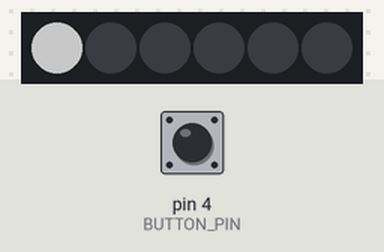
The sketch below on a simulated Arduino Uno, built with avr-gcc and run on an emulated ATmega328P. Shown: 6 RGB LEDs in strip order, left to right. The inputs (shaded band) are chosen by the test bench; at power-on: pin 4 (BUTTON_PIN) HIGH. Dim RGB values are drawn brighter than linear.

Above: at 0.03 s.
At 0.4 s:
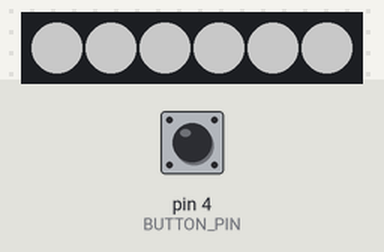

The sketch:

flip_sensor.ino
```cpp
#include <Adafruit_NeoPixel.h>

#define BUTTON_PIN   4    // Digital IO pin connected to the button.  This will be
                          // driven with a pull-up resistor so the switch should
                          // pull the pin to ground momentarily.  On a high -> low
                          // transition the button press logic will execute.

#define PIXEL_PIN    11    // Digital IO pin connected to the NeoPixels.

#define PIXEL_COUNT 6

Adafruit_NeoPixel strip = Adafruit_NeoPixel(PIXEL_COUNT, PIXEL_PIN, NEO_GRB + NEO_KHZ800);

bool oldState = HIGH;
int showType = 0;

void setup() {
  pinMode(BUTTON_PIN, INPUT_PULLUP);
  strip.begin();
  strip.show(); // Initialize all pixels to 'off'
}

void loop() {
  // Get current button state.
  bool newState = digitalRead(BUTTON_PIN);

  // Check if state changed from high to low (button press).
  if (newState == HIGH) {
    // Short delay to debounce button.
    delay(20);
    // Check if button is still low after debounce.
    newState = digitalRead(BUTTON_PIN);
    if (newState == HIGH) {
      colorWipe(strip.Color(100, 100, 100), 50);    // Black/off
    }
    else{
    colorWipe(strip.Color(0, 0, 0), 50);    // Black/off
    }
  }

  // Set the last button state to the old state.
  oldState = newState;
}


// Fill the dots one after the other with a color
void colorWipe(uint32_t c, uint8_t wait) {
  for(uint16_t i=0; i<strip.numPixels(); i++) {
    strip.setPixelColor(i, c);
    strip.show();
    delay(wait);
    delay(10);
  }
}
```
